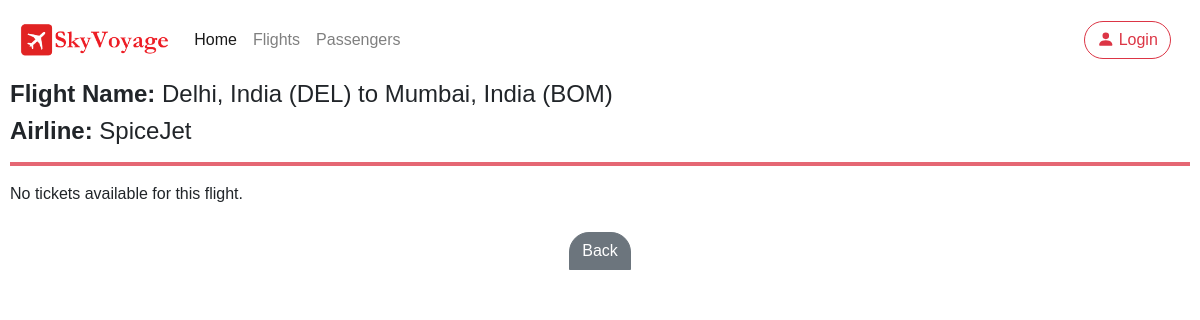
The app's page /flight/12/tickets/, older data.
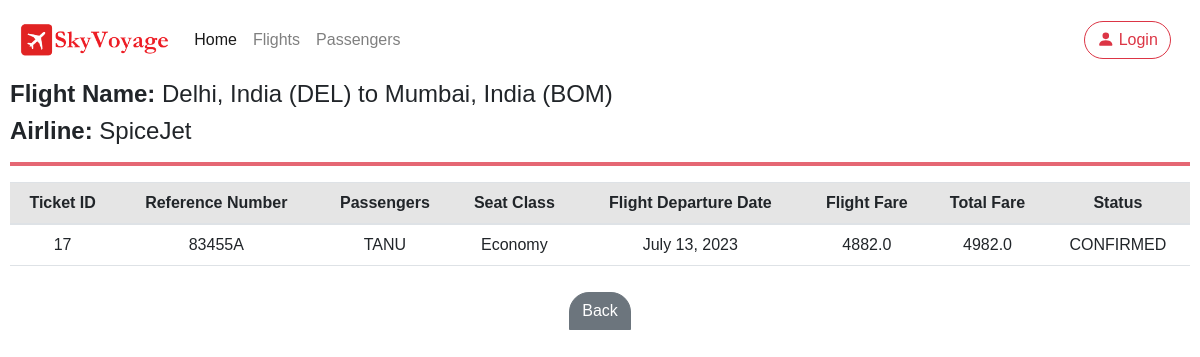
The same page, newer data.
### flight/models.py (models this page shows, shortened)
class Ticket(models.Model):
    user = models.ForeignKey(User,on_delete=models.CASCADE,related_name="bookings", blank=True, null=True)
    ref_no = models.CharField(max_length=6, unique=True)
    passengers = models.ManyToManyField(Passenger, related_name="flight_tickets")
    flight = models.ForeignKey(Flight, on_delete=models.CASCADE, related_name="tickets", blank=True, null=True)
    flight_ddate = models.DateField(blank=True, null=True)
    flight_adate = models.DateField(blank=True, null=True)
    flight_fare = models.FloatField(blank=True,null=True)
    other_charges = models.FloatField(blank=True,null=True)
    coupon_used = models.CharField(max_length=15,blank=True)
    coupon_discount = models.FloatField(default=0.0)
    total_fare = models.FloatField(blank=True, null=True)
    seat_class = models.CharField(max_length=20, choices=SEAT_CLASS)
    booking_date = models.DateTimeField(default=datetime.now)
    mobile = models.CharField(max_length=20,blank=True)
    email = models.EmailField(max_length=45, blank=True)
    status = models.CharField(max_length=45, choices=TICKET_STATUS)
    def __str__(self):
        return self.ref_no

class Passenger(models.Model):
    first_name = models.CharField(max_length=64, blank=True)
    last_name = models.CharField(max_length=64, blank=True)
    gender = models.CharField(max_length=20, choices=GENDER, blank=True)

### flight/views.py (the view)
# urls.py: path('flight/<int:flight_id>/tickets/', views.flight_tickets_view, name='flight_tickets'),
def flight_tickets_view(request, flight_id):
    flight = Flight.objects.get(pk=flight_id)
    tickets = Ticket.objects.filter(flight = flight)
    print(tickets)
    context = {
        'flight': flight,
        'tickets': tickets
    }
    return render(request, 'flight/flightTickets.html', context)

### flight/models.py (called while the page is built)
    def __str__(self):
        return f"{self.city}, {self.country} ({self.code})"

    def __str__(self):
        return f"{self.id}: {self.origin} to {self.destination}"

### flight/templates/flight/flightTickets.html (shortened to what this page needs)
{% extends 'flight/MarshallLayout.html' %}
{% block body %}
<div class="ct" style="margin: 80px 10px 10px 10px">
    <h4><b>Flight Name: </b>{{ flight.origin }} to {{ flight.destination }}</h4>
    <h4><b>Airline: </b>{{ flight.airline }}</h4>
    <hr class="border border-danger border-2 opacity-75">
    {% if tickets %}
    <table class="table">
        <thead>
          <tr class="table-active">
            <th>Ticket ID</th>
            <th>Reference Number</th>
            <th>Passengers</th>
            <th>Seat Class</th>
            <th>Flight Departure Date</th>
            <th>Flight Fare</th>
            <th>Total Fare</th>
            <th>Status</th>
          </tr>
        </thead>
        <tbody>
          {% for ticket in tickets %}
            <tr>
              <td>{{ ticket.id }}</td>
              <td>{{ ticket.ref_no }}</td>
              <td>
                {% for passenger in ticket.passengers.all %}
                {{ passenger.first_name }}
                {% endfor %}
              </td>
              <td style="text-transform: capitalize;">{{ ticket.seat_class }}</td>
              <td>{{ ticket.flight_ddate }}</td>
              <td>{{ ticket.flight_fare }}</td>
              <td>{{ ticket.total_fare }}</td>
              <td>{{ ticket.status }}</td>
            </tr>
          {% endfor %}
        </tbody>
    </table>
    {% else %}
        <p>No tickets available for this flight.</p>
    {% endif %}
    <form method="POST" action="{% url 'flights' %}">
    <div class="button-group">
        <button type="submit" id="remove-btn" class = "btn btn-secondary" disbaled>Back</button>
    </div>
    </form>
</div>
{% endblock %}

Row changes from the older to the newer data that the page shows:
added Ticket: id "17", ref_no "83455A", seat_class "Economy", flight_ddate "July 13, 2023", flight_fare "4882.0", total_fare "4982.0", status "CONFIRMED"
added Passenger: first_name "TANU"
Text that changed along with them:
text no longer shown: "No tickets available for this flight."
text now shown: "Ticket ID Reference Number Passengers Seat Class Flight Departure Date Flight Fare Total Fare Status"
